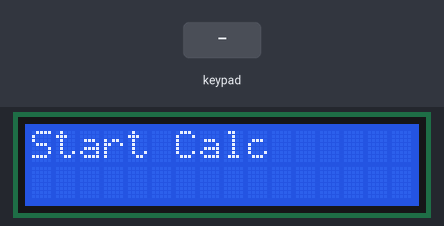
Simulated run of this sketch. Board: Arduino Uno, built with avr-gcc and run on an emulated ATmega328P. On the bench: 16×2 character LCD. Inputs (shaded band) come from the test bench. What the sketch prints to the serial monitor is not drawn.

Above: at 4.3 s.
4.4 s: keypad keys 5 4 3 2 # pressed 0.4 s apart
At 6.9 s:
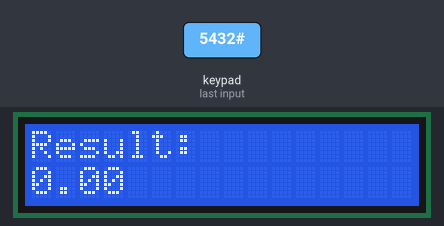
9.4 s: key 'A' pressed
At 10.0 s:
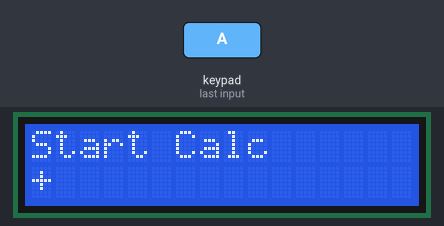
10.9 s: key 'C' pressed
12.4 s: keypad keys 5 4 3 2 D pressed 0.4 s apart
At 14.8 s:
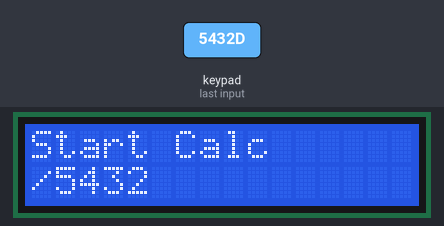
15.9 s: key '*' pressed
At 16.6 s:
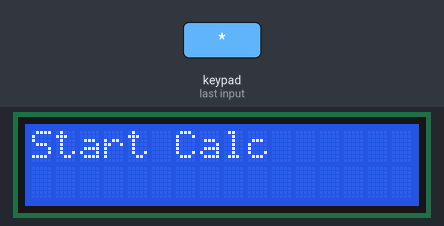
17.4 s: key '#' pressed
At 17.8 s:
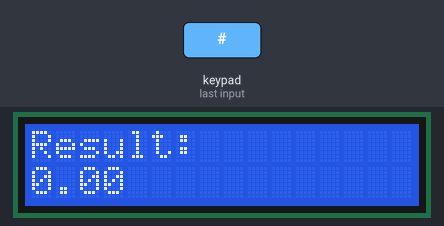
Timing chart, 0 to 20.4 s (numbered marks = the images above; inputs shaded):
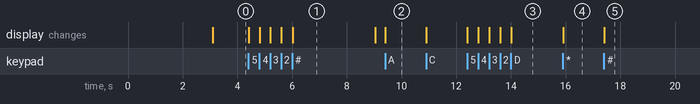

The sketch:

caclulator_ardiunocode.ino
```cpp
/*
  File: my_code.ino
  Author: Bhathiya Induwara
  Description: Arduino Calculator using I2C LCD and 4x4 Keypad
*/

#include <Wire.h>
#include <LiquidCrystal_I2C.h>
#include <Keypad.h>

// LCD setup
LiquidCrystal_I2C lcd(0x27, 16, 2);

// Keypad setup
const byte ROWS = 4;
const byte COLS = 4;

// Keypad layout
// A = +
// B = -
// C = *
// D = /
// # = =
// * = Clear

char keys[ROWS][COLS] = {
  {'1', '2', '3', 'A'},
  {'4', '5', '6', 'B'},
  {'7', '8', '9', 'C'},
  {'*', '0', '#', 'D'}
};

// Keypad pin connections
byte rowPins[ROWS] = {5, 4, 3, 2};
byte colPins[COLS] = {A3, A2, A1, A0};

Keypad keypad = Keypad(
  makeKeymap(keys),
  rowPins,
  colPins,
  ROWS,
  COLS
);

// Variables
String firstNumber = "";
String secondNumber = "";
char operation = 0;
bool enteringSecond = false;

// Splash Screen
void showSplashScreen() {

  lcd.clear();

  lcd.setCursor(0, 0);
  lcd.print("Bhathiya's");

  lcd.setCursor(1, 1);
  lcd.print("Calculator");

  delay(3000);

  lcd.clear();

  lcd.setCursor(0, 0);
  lcd.print("Start Calc");

  lcd.setCursor(0, 1);
}

// Calculate result
double calculate(double a, double b, char op) {

  switch(op) {

    case 'A':
      return a + b;

    case 'B':
      return a - b;

    case 'C':
      return a * b;

    case 'D':

      if(b != 0)
        return a / b;

      else
        return 0;
  }

  return 0;
}

// Reset calculator
void resetCalculator() {

  firstNumber = "";
  secondNumber = "";
  operation = 0;
  enteringSecond = false;

  lcd.clear();

  lcd.setCursor(0, 0);
  lcd.print("Start Calc");

  lcd.setCursor(0, 1);
}

// Setup
void setup() {

  Serial.begin(9600);

  lcd.init();
  lcd.backlight();

  showSplashScreen();
}

// Main Loop
void loop() {

  char key = keypad.getKey();

  if(key) {

    // CLEAR button (*)
    if(key == '*') {

      resetCalculator();
      return;
    }

    // Number buttons
    if(key >= '0' && key <= '9') {

      lcd.print(key);

      if(!enteringSecond) {
        firstNumber += key;
      }
      else {
        secondNumber += key;
      }
    }

    // Operation buttons
    else if(key == 'A' || key == 'B' || key == 'C' || key == 'D') {

      operation = key;
      enteringSecond = true;

      lcd.setCursor(0, 1);

      switch(key) {

        case 'A':
          lcd.print("+");
          break;

        case 'B':
          lcd.print("-");
          break;

        case 'C':
          lcd.print("*");
          break;

        case 'D':
          lcd.print("/");
          break;
      }
    }

    // Equals button (#)
    else if(key == '#') {

      double num1 = firstNumber.toDouble();
      double num2 = secondNumber.toDouble();

      double result = calculate(num1, num2, operation);

      lcd.clear();

      lcd.setCursor(0, 0);
      lcd.print("Result:");

      lcd.setCursor(0, 1);
      lcd.print(result);

      // Send result to Serial Monitor / Java GUI
      Serial.println(result);

      delay(3000);

      // Auto reset
      resetCalculator();
    }
  }
}
```

Measured:
- after the input at 4.4 s, the display: first changes at once (image 1 shows a later state)
- after the input at 9.4 s, the display: changes at once (image 2)
- after the input at 12.4 s, the display: first changes at once (image 3 shows a later state)
- after the input at 15.9 s, the display: changes at once (image 4)
- after the input at 17.4 s, the display: changes at once (image 5)
- what the display in image 1 shows lasts 3.0 s, from 6.0 s to 9.0 s
